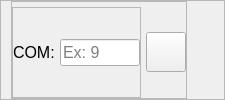
    <widget class="QFrame" name="topFrame">
     <property name="frameShape">
      <enum>QFrame::Shape::StyledPanel</enum>
     </property>
     <property name="frameShadow">
      <enum>QFrame::Shadow::Raised</enum>
     </property>
     <layout class="QHBoxLayout" name="horizontalLayout_6">
      <property name="spacing">
       <number>20</number>
      </property>
      <property name="leftMargin">
       <number>10</number>
      </property>
      <property name="topMargin">
       <number>0</number>
      </property>
      <property name="rightMargin">
       <number>10</number>
      </property>
      <property name="bottomMargin">
       <number>0</number>
      </property>
      <item alignment="Qt::AlignmentFlag::AlignLeft">
       <widget class="QFrame" name="communicationFrame">
        <property name="frameShape">
         <enum>QFrame::Shape::StyledPanel</enum>
        </property>
        <property name="frameShadow">
         <enum>QFrame::Shadow::Raised</enum>
        </property>
        <layout class="QHBoxLayout" name="horizontalLayout_5">
         <property name="spacing">
          <number>5</number>
         </property>
         <property name="leftMargin">
          <number>0</number>
         </property>
         <property name="topMargin">
          <number>5</number>
         </property>
         <property name="rightMargin">
          <number>0</number>
         </property>
         <property name="bottomMargin">
          <number>0</number>
         </property>
         <item>
          <widget class="QFrame" name="portFrame">
           <property name="frameShape">
            <enum>QFrame::Shape::StyledPanel</enum>
           </property>
           <property name="frameShadow">
            <enum>QFrame::Shadow::Raised</enum>
           </property>
           <layout class="QHBoxLayout" name="horizontalLayout_4">
            <property name="spacing">
             <number>5</number>
            </property>
            <property name="leftMargin">
             <number>0</number>
            </property>
            <property name="topMargin">
             <number>0</number>
            </property>
            <property name="rightMargin">
             <number>0</number>
            </property>
            <property name="bottomMargin">
             <number>0</number>
            </property>
            <item>
             <widget class="QLabel" name="comLabel">
              <property name="font">
               <font>
                <pointsize>12</pointsize>
               </font>
              </property>
              <property name="text">
               <string>COM:</string>
              </property>
             </widget>
            </item>
            <item>
             <widget class="QLineEdit" name="portLineEdit">
              <property name="sizePolicy">
               <sizepolicy hsizetype="Fixed" vsizetype="Fixed">
                <horstretch>0</horstretch>
                <verstretch>0</verstretch>
               </sizepolicy>
              </property>
              <property name="maximumSize">
               <size>
                <width>80</width>
                <height>16777215</height>
               </size>
              </property>
              <property name="font">
               <font>
                <family>Segoe UI</family>
                <pointsize>12</pointsize>
               </font>
              </property>
              <property name="focusPolicy">
               <enum>Qt::FocusPolicy::NoFocus</enum>
              </property>
              <property name="styleSheet">
               <string notr="true"/>
              </property>
              <property name="inputMask">
               <string/>
              </property>
              <property name="text">
               <string/>
              </property>
              <property name="placeholderText">
               <string>Ex: 9</string>
              </property>
             </widget>
            </item>
           </layout>
          </widget>
         </item>
         <item>
          <widget class="QPushButton" name="comButton">
           <property name="sizePolicy">
            <sizepolicy hsizetype="Fixed" vsizetype="Fixed">
             <horstretch>0</horstretch>
             <verstretch>0</verstretch>
            </sizepolicy>
           </property>
           <property name="minimumSize">
            <size>
             <width>40</width>
             <height>40</height>
            </size>
           </property>
           <property name="font">
            <font>
             <pointsize>1</pointsize>
            </font>
           </property>
           <property name="toolTip">
            <string>Toggle Connection</string>
           </property>
           <property name="toolTipDuration">
            <number>2000</number>
           </property>
           <property name="styleSheet">
            <string notr="true">QPushButton:hover {
    icon: url(:/Labels/light.png);
	background-color: transparent;
}
QPushButton:pressed {
    icon: url(:/Labels/orange.png);
	background-color: transparent;
}</string>
           </property>
           <property name="text">
            <string/>
           </property>
           <property name="icon">
            <iconset resource="resources.qrc">
             <normaloff>:/Labels/red.png</normaloff>:/Labels/red.png</iconset>
           </property>
           <property name="iconSize">
            <size>
             <width>40</width>
             <height>40</height>
            </size>
           </property>
          </widget>
         </item>
        </layout>
       </widget>
      </item>
      <item alignment="Qt::AlignmentFlag::AlignRight">
       <widget class="QLabel" name="rndLabel">
        <property name="minimumSize">
         <size>
          <width>0</width>
          <height>40</height>
         </size>
        </property>
        <property name="maximumSize">
         <size>
          <width>70</width>
          <height>16777215</height>
         </size>
        </property>
        <property name="styleSheet">
         <string notr="true"/>
        </property>
        <property name="text">
         <string/>
        </property>
       </widget>
      </item>
     </layout>
    </widget>
